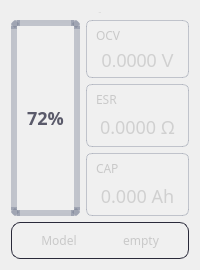
  <widget class="QWidget" name="battery">
   <property name="font">
    <font>
     <family>WenQuanYi Micro Hei</family>
    </font>
   </property>
   <property name="cursor">
    <cursorShape>BlankCursor</cursorShape>
   </property>
   <property name="contextMenuPolicy">
    <enum>Qt::NoContextMenu</enum>
   </property>
   <property name="styleSheet">
    <string notr="true">#socprogressBar{
	background: rgba(255,255,255,0.04);
	border: 6px solid rgba(90,100,125,0.32);
	border-radius: 6px;
   font-weight: bold;
	font-size: 18px;
   color: #5A5A6A;
}
#socprogressBar::chunk {
	border-radius: 6px;
   margin: 1px;
}
#socprogressBar[Power=&quot;high&quot;]::chunk {
	background: qlineargradient(spread:pad, x1:0, y1:0, x2:0, y2:1,
        stop:0 #00C696,stop:1 #0DAF65
    );
}
#socprogressBar[Power=&quot;mid&quot;]::chunk {
    background: qlineargradient(spread:pad, x1:0, y1:0, x2:0, y2:1,
        stop:0 #B88C2E,stop:1 #94681A
    );
}
#socprogressBar[Power=&quot;low&quot;]::chunk {
    background: qlineargradient(spread:pad, x1:0, y1:0, x2:0, y2:1,
        stop:0 #A83238, stop:1 #822025
    );
}


#modelframe{
 	background: rgba(255, 255, 255, 0.036);
	border: 1px solid #2A2A3A;
	border-radius: 9px;
}
#modelframe QLabel{
	font-size: 12px;
	color: #C9C9C9;
}


#ocvframe,
#esrframe,
#capframe{
	background: rgba(255,255,255,0.036);
	border: 1px solid rgba(90,100,125,0.32);
	border-radius: 6px;
}
#caplabel,
#esrlabel,
#ocvlabel{
	font-size: 12px;
	color: #C9C9C9;
}
#capvaluelabel,
#esrvaluelabel,
#ocvvaluelabel{
	font-size: 18px;
 	color: #D0D0D0;
}</string>
   </property>
   <layout class="QVBoxLayout" name="verticalLayout_2" stretch="1,5,1">
    <item>
     <widget class="QLabel" name="batterych_label">
      <property name="enabled">
       <bool>false</bool>
      </property>
      <property name="font">
       <font>
        <family>WenQuanYi Micro Hei</family>
        <pointsize>-1</pointsize>
        <weight>75</weight>
        <bold>true</bold>
       </font>
      </property>
      <property name="cursor">
       <cursorShape>BlankCursor</cursorShape>
      </property>
      <property name="contextMenuPolicy">
       <enum>Qt::NoContextMenu</enum>
      </property>
      <property name="styleSheet">
       <string notr="true"/>
      </property>
      <property name="lineWidth">
       <number>0</number>
      </property>
      <property name="text">
       <string>CH-1</string>
      </property>
      <property name="alignment">
       <set>Qt::AlignCenter</set>
      </property>
      <property name="textInteractionFlags">
       <set>Qt::NoTextInteraction</set>
      </property>
     </widget>
    </item>
    <item>
     <layout class="QGridLayout" name="gridLayout_3" rowstretch="1,1,1" columnstretch="2,3">
      <property name="spacing">
       <number>6</number>
      </property>
      <item row="2" column="1">
       <widget class="QFrame" name="capframe">
        <property name="font">
         <font>
          <family>WenQuanYi Micro Hei</family>
         </font>
        </property>
        <property name="cursor">
         <cursorShape>BlankCursor</cursorShape>
        </property>
        <property name="contextMenuPolicy">
         <enum>Qt::NoContextMenu</enum>
        </property>
        <property name="styleSheet">
         <string notr="true"/>
        </property>
        <property name="frameShape">
         <enum>QFrame::NoFrame</enum>
        </property>
        <property name="frameShadow">
         <enum>QFrame::Plain</enum>
        </property>
        <property name="lineWidth">
         <number>0</number>
        </property>
        <layout class="QVBoxLayout" name="verticalLayout_3">
         <property name="leftMargin">
          <number>9</number>
         </property>
         <property name="topMargin">
          <number>6</number>
         </property>
         <property name="rightMargin">
          <number>9</number>
         </property>
         <property name="bottomMargin">
          <number>6</number>
         </property>
         <item>
          <widget class="QLabel" name="caplabel">
           <property name="font">
            <font>
             <family>WenQuanYi Micro Hei</family>
             <pointsize>-1</pointsize>
            </font>
           </property>
           <property name="cursor">
            <cursorShape>BlankCursor</cursorShape>
           </property>
           <property name="contextMenuPolicy">
            <enum>Qt::NoContextMenu</enum>
           </property>
           <property name="styleSheet">
            <string notr="true"/>
           </property>
           <property name="lineWidth">
            <number>0</number>
           </property>
           <property name="text">
            <string>CAP</string>
           </property>
          </widget>
         </item>
         <item>
          <widget class="QLabel" name="capvaluelabel">
           <property name="font">
            <font>
             <family>WenQuanYi Micro Hei</family>
             <pointsize>-1</pointsize>
            </font>
           </property>
           <property name="cursor">
            <cursorShape>BlankCursor</cursorShape>
           </property>
           <property name="contextMenuPolicy">
            <enum>Qt::NoContextMenu</enum>
           </property>
           <property name="styleSheet">
            <string notr="true"/>
           </property>
           <property name="lineWidth">
            <number>0</number>
           </property>
           <property name="text">
            <string>0.000 Ah</string>
           </property>
           <property name="alignment">
            <set>Qt::AlignCenter</set>
           </property>
          </widget>
         </item>
        </layout>
       </widget>
      </item>
      <item row="0" column="0" rowspan="3">
       <widget class="QProgressBar" name="socprogressBar">
        <property name="sizePolicy">
         <sizepolicy hsizetype="Preferred" vsizetype="Preferred">
          <horstretch>0</horstretch>
          <verstretch>0</verstretch>
         </sizepolicy>
        </property>
        <property name="font">
         <font>
          <family>WenQuanYi Micro Hei</family>
          <pointsize>-1</pointsize>
          <weight>75</weight>
          <bold>true</bold>
         </font>
        </property>
        <property name="cursor">
         <cursorShape>BlankCursor</cursorShape>
        </property>
        <property name="contextMenuPolicy">
         <enum>Qt::NoContextMenu</enum>
        </property>
        <property name="layoutDirection">
         <enum>Qt::LeftToRight</enum>
        </property>
        <property name="styleSheet">
         <string notr="true"/>
        </property>
        <property name="value">
         <number>72</number>
        </property>
        <property name="alignment">
         <set>Qt::AlignCenter</set>
        </property>
        <property name="textVisible">
         <bool>true</bool>
        </property>
        <property name="orientation">
         <enum>Qt::Vertical</enum>
        </property>
        <property name="invertedAppearance">
         <bool>false</bool>
        </property>
        <property name="textDirection">
         <enum>QProgressBar::TopToBottom</enum>
        </property>
        <property name="Power" stdset="0">
         <string>high</string>
        </property>
       </widget>
      </item>
      <item row="0" column="1">
       <widget class="QFrame" name="ocvframe">
        <property name="font">
         <font>
          <family>WenQuanYi Micro Hei</family>
         </font>
        </property>
        <property name="cursor">
         <cursorShape>BlankCursor</cursorShape>
        </property>
        <property name="contextMenuPolicy">
         <enum>Qt::NoContextMenu</enum>
        </property>
        <property name="styleSheet">
         <string notr="true"/>
        </property>
        <property name="frameShape">
         <enum>QFrame::NoFrame</enum>
        </property>
        <property name="frameShadow">
         <enum>QFrame::Plain</enum>
        </property>
        <property name="lineWidth">
         <number>0</number>
        </property>
        <layout class="QVBoxLayout" name="verticalLayout_4">
         <property name="leftMargin">
          <number>9</number>
         </property>
         <property name="topMargin">
          <number>6</number>
         </property>
         <property name="rightMargin">
          <number>9</number>
         </property>
         <property name="bottomMargin">
          <number>6</number>
         </property>
         <item>
          <widget class="QLabel" name="ocvlabel">
           <property name="font">
            <font>
             <family>WenQuanYi Micro Hei</family>
             <pointsize>-1</pointsize>
            </font>
           </property>
           <property name="cursor">
            <cursorShape>BlankCursor</cursorShape>
           </property>
           <property name="contextMenuPolicy">
            <enum>Qt::NoContextMenu</enum>
           </property>
           <property name="styleSheet">
            <string notr="true"/>
           </property>
           <property name="lineWidth">
            <number>0</number>
           </property>
           <property name="text">
            <string>OCV</string>
           </property>
          </widget>
         </item>
         <item>
          <widget class="QLabel" name="ocvvaluelabel">
           <property name="cursor">
            <cursorShape>BlankCursor</cursorShape>
           </property>
           <property name="contextMenuPolicy">
            <enum>Qt::NoContextMenu</enum>
           </property>
           <property name="styleSheet">
            <string notr="true"/>
           </property>
           <property name="lineWidth">
            <number>0</number>
           </property>
           <property name="text">
            <string>0.0000 V</string>
           </property>
           <property name="alignment">
            <set>Qt::AlignCenter</set>
           </property>
          </widget>
         </item>
        </layout>
       </widget>
      </item>
      <item row="1" column="1">
       <widget class="QFrame" name="esrframe">
        <property name="font">
         <font>
          <family>WenQuanYi Micro Hei</family>
         </font>
        </property>
        <property name="cursor">
         <cursorShape>BlankCursor</cursorShape>
        </property>
        <property name="contextMenuPolicy">
         <enum>Qt::NoContextMenu</enum>
        </property>
        <property name="styleSheet">
         <string notr="true"/>
        </property>
        <property name="frameShape">
         <enum>QFrame::NoFrame</enum>
        </property>
        <property name="frameShadow">
         <enum>QFrame::Plain</enum>
        </property>
        <property name="lineWidth">
         <number>0</number>
        </property>
        <layout class="QVBoxLayout" name="verticalLayout_5">
         <property name="leftMargin">
          <number>9</number>
         </property>
         <property name="topMargin">
          <number>6</number>
         </property>
         <property name="rightMargin">
          <number>9</number>
         </property>
         <property name="bottomMargin">
          <number>6</number>
         </property>
         <item>
          <widget class="QLabel" name="esrlabel">
           <property name="font">
            <font>
             <family>WenQuanYi Micro Hei</family>
             <pointsize>-1</pointsize>
            </font>
           </property>
           <property name="cursor">
            <cursorShape>BlankCursor</cursorShape>
           </property>
           <property name="contextMenuPolicy">
            <enum>Qt::NoContextMenu</enum>
           </property>
           <property name="styleSheet">
            <string notr="true"/>
           </property>
           <property name="lineWidth">
            <number>0</number>
           </property>
           <property name="text">
            <string>ESR</string>
           </property>
          </widget>
         </item>
         <item>
          <widget class="QLabel" name="esrvaluelabel">
           <property name="font">
            <font>
             <family>WenQuanYi Micro Hei</family>
             <pointsize>-1</pointsize>
            </font>
           </property>
           <property name="cursor">
            <cursorShape>BlankCursor</cursorShape>
           </property>
           <property name="contextMenuPolicy">
            <enum>Qt::NoContextMenu</enum>
           </property>
           <property name="styleSheet">
            <string notr="true"/>
           </property>
           <property name="lineWidth">
            <number>0</number>
           </property>
           <property name="text">
            <string>0.0000 Ω</string>
           </property>
           <property name="alignment">
            <set>Qt::AlignCenter</set>
           </property>
          </widget>
         </item>
        </layout>
       </widget>
      </item>
     </layout>
    </item>
    <item>
     <widget class="QFrame" name="modelframe">
      <property name="enabled">
       <bool>false</bool>
      </property>
      <property name="font">
       <font>
        <family>WenQuanYi Micro Hei</family>
       </font>
      </property>
      <property name="cursor">
       <cursorShape>BlankCursor</cursorShape>
      </property>
      <property name="contextMenuPolicy">
       <enum>Qt::NoContextMenu</enum>
      </property>
      <property name="styleSheet">
       <string notr="true"/>
      </property>
      <property name="frameShape">
       <enum>QFrame::NoFrame</enum>
      </property>
      <property name="frameShadow">
       <enum>QFrame::Plain</enum>
      </property>
      <property name="lineWidth">
       <number>0</number>
      </property>
      <layout class="QHBoxLayout" name="horizontalLayout_2">
       <item>
        <widget class="QLabel" name="modellabel">
         <property name="font">
          <font>
           <family>WenQuanYi Micro Hei</family>
           <pointsize>-1</pointsize>
          </font>
         </property>
         <property name="cursor">
          <cursorShape>BlankCursor</cursorShape>
         </property>
         <property name="contextMenuPolicy">
          <enum>Qt::NoContextMenu</enum>
         </property>
         <property name="styleSheet">
          <string notr="true"/>
         </property>
         <property name="lineWidth">
          <number>0</number>
         </property>
         <property name="text">
          <string>Model</string>
         </property>
         <property name="alignment">
          <set>Qt::AlignCenter</set>
         </property>
        </widget>
       </item>
       <item>
        <widget class="QLabel" name="modelnamelabel">
         <property name="font">
          <font>
           <family>WenQuanYi Micro Hei</family>
           <pointsize>-1</pointsize>
          </font>
         </property>
         <property name="cursor">
          <cursorShape>BlankCursor</cursorShape>
         </property>
         <property name="contextMenuPolicy">
          <enum>Qt::NoContextMenu</enum>
         </property>
         <property name="styleSheet">
          <string notr="true"/>
         </property>
         <property name="lineWidth">
          <number>0</number>
         </property>
         <property name="text">
          <string>empty</string>
         </property>
         <property name="alignment">
          <set>Qt::AlignCenter</set>
         </property>
        </widget>
       </item>
      </layout>
     </widget>
    </item>
   </layout>
  </widget>
